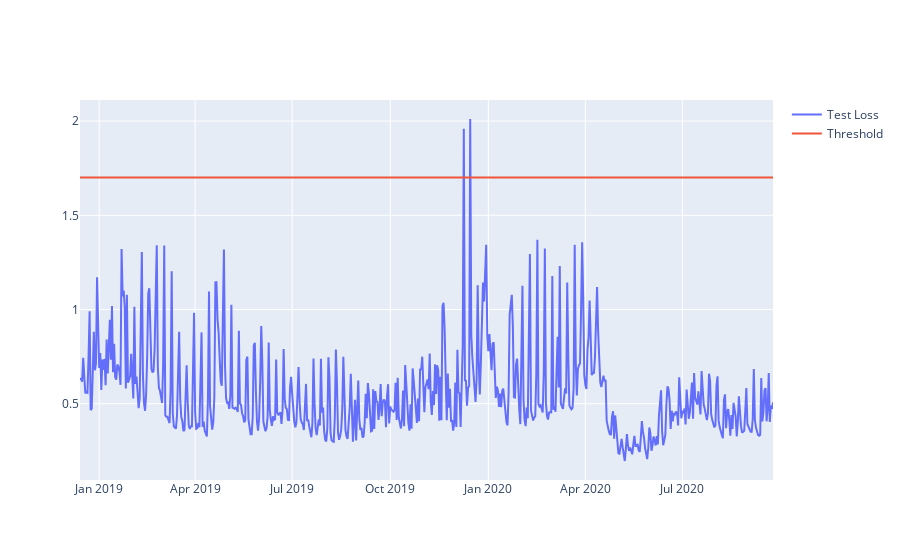

Source (notebook cell):
### Code cell
#plt.gcf().set_size_inches(16, 16)
fig = go.Figure()
fig.add_trace(go.Scatter(x=test[time_steps:].timestamp, y=test_score_df.loss, mode='lines', name='Test Loss'))
fig.add_trace(go.Scatter(x=test[time_steps:].timestamp, y=test_score_df.threshold, mode='lines', name='Threshold'))
fig.update_layout(showlegend=True)

### Figure 1 — Plotly figure (JSON) as saved in the notebook; plotly's stock layout.template omitted (floating-point values rounded to 4 significant figures; data arrays with more than 128 entries replaced by an {"elided": "..."} marker saying what was removed)
{"data": [{"mode": "lines", "name": "Test Loss", "type": "scatter", "x": {"elided": "651 str values"}, "y": {"elided": "651 float values"}}, {"mode": "lines", "name": "Threshold", "type": "scatter", "x": {"elided": "651 str values"}, "y": {"elided": "651 float values"}}], "layout": {"showlegend": true}}
